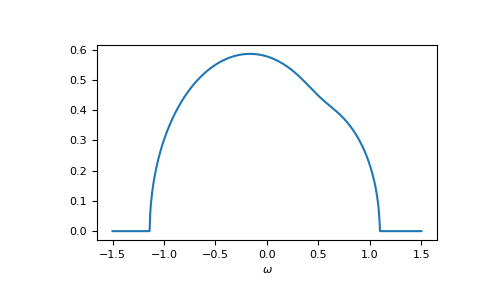

Python code for this plot:
self_cpa_ww = gt.cpa.solve_root(ww, e_onsite, concentration, hilbert_trafo=g0,
                                options=dict(fatol=1e-10))
gf_coher_ww = g0(ww - self_cpa_ww)
__ = plt.plot(ww.real, -1/np.pi*gf_coher_ww.imag)
__ = plt.xlabel(r"$\omega$")
plt.show()
